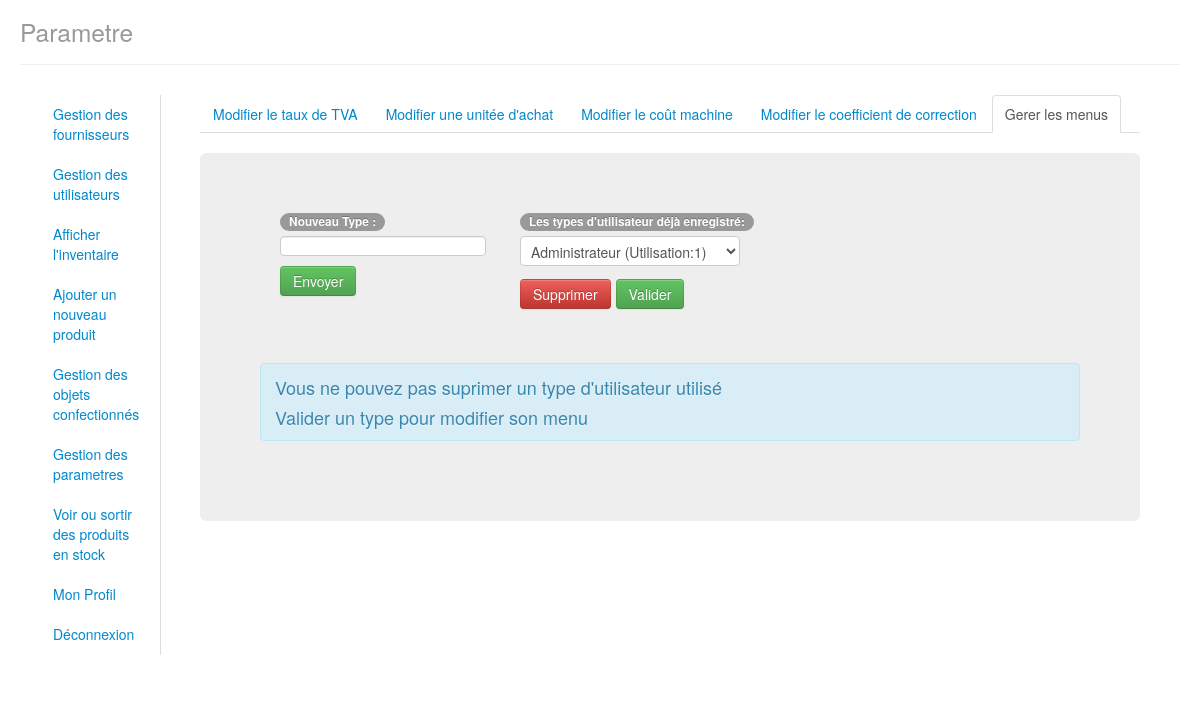
Page /gestionMenu.php (signed in) on the committed database.
### tables this page shows
CREATE TABLE IF NOT EXISTS `menu` (
  `Idtype` int(3) NOT NULL,
  `IdLien` int(3) NOT NULL,
  PRIMARY KEY (`Idtype`,`IdLien`),
  KEY `IdLien` (`IdLien`)
);

CREATE TABLE IF NOT EXISTS `lien` (
  `Id` int(3) NOT NULL AUTO_INCREMENT,
  `Adresse` char(30) NOT NULL,
  `Details` char(60) NOT NULL,
  PRIMARY KEY (`Id`)
);

### connexion.php (called while the page is built, shortened)
<?php
function connexion_base($annee)
{
    try
    {
        $bdd = new PDO('mysql:host=localhost;dbname='.$annee.'','root','') or die(print_r($bdd->errorInfo()));
        $bdd->setAttribute(PDO::ATTR_ERRMODE, PDO::ERRMODE_EXCEPTION);
        $bdd->exec('SET NAMES utf8');
        return $bdd;
    }
    catch(Exception $e)
    {
        die('erreur: ' . $e->getMessage());
    }
}
?>

### menu.class.php (called while the page is built, shortened)
<?php
class Menu
{
    private  static $bdd;
    function __construct()
    {
        Menu::$bdd=connexion_base($_SESSION['annee']);
        Menu::$bdd->query("SET CHARACTER SET utf8");
    }
    function affiche_menu()
    {
        $req="SELECT * From typeuser INNER JOIN menu ON typeuser.Id=menu.Idtype INNER JOIN lien ON menu.IdLien=lien.Id WHERE typeuser.Id=".$_SESSION['type'].";" ;
        $rs = Menu::$bdd->query($req);
        return $result = $rs->fetchAll();
    }
}
?>

### typeuser.class.php (called while the page is built, shortened)
<?php
class Typeuser
{
    private  static $bdd;
    function __construct()
    {
        Typeuser::$bdd=connexion_base($_SESSION['annee']);
        Typeuser::$bdd->query("SET CHARACTER SET utf8");
    }
    function affiche_Type()
    {
        $req="SELECT typeuser.Id,Details,count(Login) as utiliser
From typeuser left join users on  typeuser.Id=users.Type
group by Details" ;
        $rs = Typeuser::$bdd->query($req);
        return $result = $rs->fetchAll();
    }
    }
?>

### gestionMenu.php (the view, shortened to what this page needs)
<?php
include('connexion.php');
include('typeuser.class.php');
$Typeuser= new Typeuser();
$LesType= $Typeuser->affiche_Type();
?>
<html>
    <head>
               <link rel="stylesheet"   media="screen" href="css/bootstrap-responsive.min.css">
        <link rel="stylesheet"   media="screen" href="css/bootstrap.min.css">
        <link rel="stylesheet" media="print" href="css/print.css" type="text/css">
    </head>
    <body>
        <div class="container-fluid">
            <div class="page-header">
                <h1><small>Parametre</small></h1>
                </div>
            <?php include('Menu.php');
            if(isset($rep)){echo $rep;}?>
                  <div class="span12">
                <ul class="nav nav-tabs" id="profileTabs">
                    <li><a href="./parametre.php">Modifier le taux de TVA</a></li>
                    <li><a href="./uniteAchat.php">Modifier une unitée d'achat</a></li>
                    <li><a href="./coutMachine.php">Modifier le coût machine</a></li>
                    <li><a href="./coefCorrection.php">Modifier le coefficient de correction</a></li>
                    <li class="active"><a href="./gestionMenu.php">Gerer les menus</a></li>
                </ul>
                <div class="hero-unit">
                           <div class="span3">
                    <form  name="newtype" action="gestionMenu.php" method="post">
                    <label class="badge" for="type">Nouveau Type :</label> <input type="text" name="type" id="type"/>
                    <button type="submit" class="btn btn-success">Envoyer</button>
                    </form>
                    </div>
                    <div class='span3'>
                 <form name="typeSup" action="gestionMenu.php" method="post">
                     <label class="badge" for="typeSup">Les types d'utilisateur déjà enregistré:</label>
                 <SELECT name="typeSup" id="tvaP">
                  <?php
                 foreach ($LesType as $untype)
                     {
                     ?>
                        <option value='<?php echo $untype['Id']?>'><?php echo $untype['Details']." (Utilisation:".$untype['utiliser'].")"?></option>
                     <?php
                     }
                  ?>
                 </SELECT><br>
                     <button type="submit" class="btn btn-danger" name="action" value="Modifier">Supprimer</button>
                     <button type="submit" class="btn btn-success" name="action" value="Valider">Valider</button>
                     </form>
                    </div>
                     <div class='span3 offset1'>
                   </div>
                    <br>
                    <br>
                    <br>
                    <br>
                    <br>
                     <div class="alert alert-info">Vous ne pouvez pas suprimer un type d'utilisateur utilisé <br> Valider un type pour modifier son menu</div>
                </div>
        </div>
        </div>
    </body>
</html>

### Menu.php (shortened to what this page needs)
<!DOCTYPE html>
<?php
include('menu.class.php');
?>
        <div class="menu">
<div class="span2 tabbable tabs-left full-height">
    <ul class='nav nav-tabs full-height' id="TabModal">
                    <?php
                    $page= pathinfo($_SERVER['PHP_SELF']);
                    $menu=new Menu();
                    $lesMenus=$menu->affiche_menu();
                    foreach ($lesMenus as $UnMenu)
                     {
                        ?><li <?php if($page['basename']==$UnMenu['Adresse']) {echo "class='active'";}?>><a href="<?php echo $UnMenu['Adresse']?>"><?php echo $UnMenu['Details']?></a></li>
                        <?php
                     }?>
                        <li><a href="deconnexion.php">Déconnexion</a></li>
    </ul>
</div>
        </div>

### rows in the picture
menu: IdLien.Details "Gestion des fournisseurs"
menu: IdLien.Details "Gestion des utilisateurs"
menu: IdLien.Details "Afficher l'inventaire"
menu: IdLien.Details "Ajouter un nouveau produit"
menu: IdLien.Details "Gestion des objets confectionnés"
menu: IdLien.Details "Gestion des parametres"
menu: IdLien.Details "Voir ou sortir des produits en stock"
menu: IdLien.Details "Mon Profil"

### other values in the picture
form field typeSup "Administrateur (Utilisation:1)"
